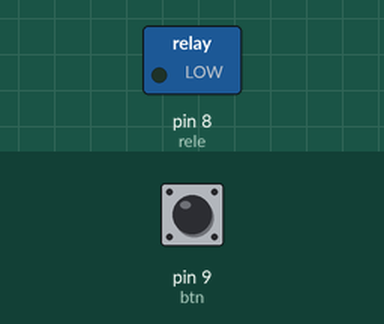
Simulated run of this sketch. Board: Arduino Uno, built with avr-gcc and run on an emulated ATmega328P. Parts: switched loads named in the sketch (green lamp = pin HIGH). Dashed ring = blinking. Inputs (shaded band) come from the test bench; at power-on: pin 9 (btn) LOW. What the sketch prints to the serial monitor is not drawn.

Above: at 1.2 s.
1.3 s: pin 9 (btn) pulled HIGH for 1 s
At 2.9 s:
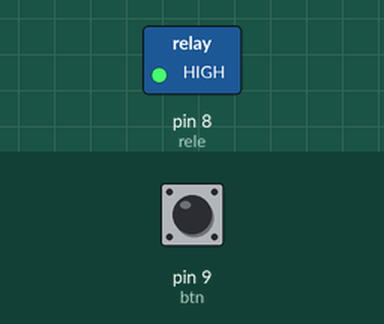
4.3 s: pin 9 (btn) pulled HIGH for 0.15 s
At 5.6 s:
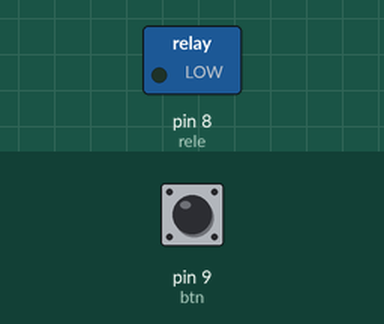
5.9 s: pin 9 (btn) pulled HIGH for 3.2 s
At 6.12 s:
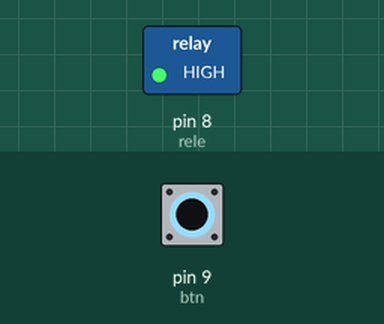
Timing chart, 0 to 10.7 s (numbered marks = the images above; inputs shaded):
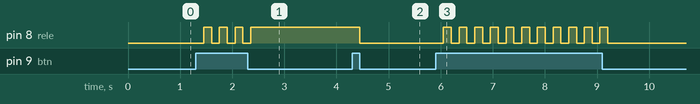

Measured:
- after the input at 1.3 s, pin 8 (rele): alternates HIGH for 0.15 s and LOW for 0.15 s, 7 changes in all, then stays HIGH, starting after 0.15 s
- after the input at 4.3 s, pin 8 (rele): HIGH → LOW after 0.15 s
- after the input at 5.9 s, pin 8 (rele): alternates HIGH for 0.15 s and LOW for 0.15 s, 22 changes in all, then stays LOW, starting after 0.15 s

The sketch:

projeto_relay.ino
```cpp
#include "Ultrasonic.h"
#include <LiquidCrystal.h>

//Definição de variáveis
char leitura;
int contador = 0;
int buttonState = 0;

//Definiçao de portas
const int rele = 8;
const int btn = 9;
const int echoPin = 7;
const int trigPin = 6;
LiquidCrystal lcd(12, 11, 5, 4, 3, 2);
Ultrasonic ultrasonic(7,6);

void setup() {
  Serial.begin(9600);
  pinMode(rele, OUTPUT);
  digitalWrite(rele, LOW);
  pinMode(echoPin, INPUT);
  pinMode(trigPin, OUTPUT);
  pinMode(btn, INPUT);

}

void loop() {
    buttonState = digitalRead(btn);
    if (buttonState == HIGH){
      contador++;
      delay(150);
    }
    if (contador % 2 == 0){
      digitalWrite(rele, LOW);
    }
    else{
      digitalWrite(rele, HIGH);
    }
    Serial.println(contador);
 }
```
